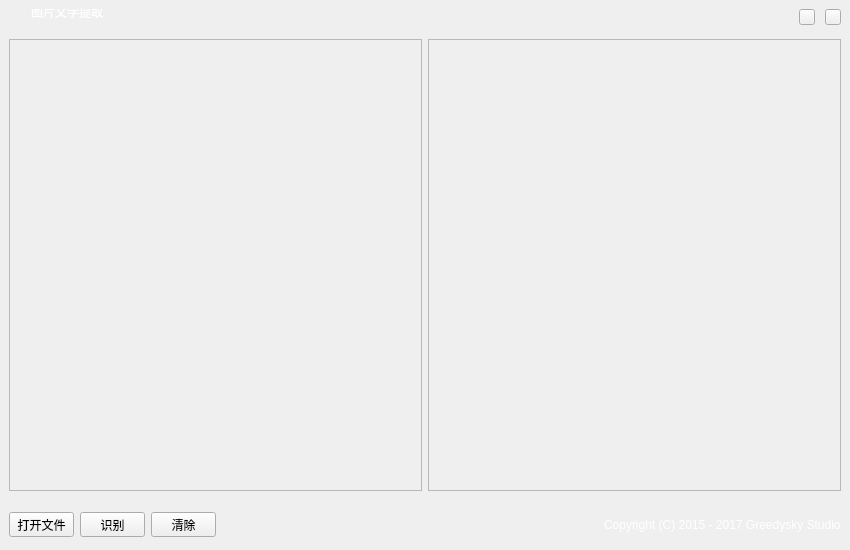
<?xml version="1.0" encoding="UTF-8"?>
<ui version="4.0">
 <class>OCRApplication</class>
 <widget class="QWidget" name="OCRApplication">
  <property name="geometry">
   <rect>
    <x>0</x>
    <y>0</y>
    <width>850</width>
    <height>550</height>
   </rect>
  </property>
  <property name="windowTitle">
   <string>TTKOCR</string>
  </property>
  <layout class="QHBoxLayout" name="horizontalLayout_2">
   <property name="spacing">
    <number>0</number>
   </property>
   <property name="leftMargin">
    <number>0</number>
   </property>
   <property name="topMargin">
    <number>0</number>
   </property>
   <property name="rightMargin">
    <number>0</number>
   </property>
   <property name="bottomMargin">
    <number>0</number>
   </property>
   <item>
    <widget class="QLabel" name="background">
     <layout class="QVBoxLayout" name="verticalLayout">
      <property name="spacing">
       <number>0</number>
      </property>
      <property name="leftMargin">
       <number>0</number>
      </property>
      <property name="topMargin">
       <number>0</number>
      </property>
      <property name="rightMargin">
       <number>0</number>
      </property>
      <property name="bottomMargin">
       <number>0</number>
      </property>
      <item>
       <widget class="QWidget" name="topWidget" native="true">
        <property name="minimumSize">
         <size>
          <width>0</width>
          <height>30</height>
         </size>
        </property>
        <property name="maximumSize">
         <size>
          <width>16777215</width>
          <height>30</height>
         </size>
        </property>
        <layout class="QHBoxLayout" name="horizontalLayout">
         <property name="spacing">
          <number>10</number>
         </property>
         <item>
          <widget class="QLabel" name="iconLabel">
           <property name="minimumSize">
            <size>
             <width>12</width>
             <height>12</height>
            </size>
           </property>
           <property name="maximumSize">
            <size>
             <width>12</width>
             <height>12</height>
            </size>
           </property>
          </widget>
         </item>
         <item>
          <widget class="QLabel" name="label">
           <property name="styleSheet">
            <string notr="true">color:white</string>
           </property>
           <property name="text">
            <string>图片文字提取</string>
           </property>
           <property name="alignment">
            <set>Qt::AlignBottom|Qt::AlignLeading|Qt::AlignLeft</set>
           </property>
          </widget>
         </item>
         <item>
          <spacer name="horizontalSpacer">
           <property name="orientation">
            <enum>Qt::Horizontal</enum>
           </property>
           <property name="sizeHint" stdset="0">
            <size>
             <width>40</width>
             <height>20</height>
            </size>
           </property>
          </spacer>
         </item>
         <item>
          <widget class="QToolButton" name="minButton">
           <property name="minimumSize">
            <size>
             <width>16</width>
             <height>16</height>
            </size>
           </property>
           <property name="maximumSize">
            <size>
             <width>16</width>
             <height>16</height>
            </size>
           </property>
           <property name="cursor">
            <cursorShape>PointingHandCursor</cursorShape>
           </property>
           <property name="text">
            <string/>
           </property>
          </widget>
         </item>
         <item>
          <widget class="QToolButton" name="closeButton">
           <property name="minimumSize">
            <size>
             <width>16</width>
             <height>16</height>
            </size>
           </property>
           <property name="maximumSize">
            <size>
             <width>16</width>
             <height>16</height>
            </size>
           </property>
           <property name="cursor">
            <cursorShape>PointingHandCursor</cursorShape>
           </property>
           <property name="text">
            <string/>
           </property>
          </widget>
         </item>
        </layout>
       </widget>
      </item>
      <item>
       <widget class="QWidget" name="centerWidget" native="true">
        <layout class="QHBoxLayout" name="horizontalLayout_4">
         <item>
          <widget class="QScrollArea" name="pixScrollArea">
           <property name="widgetResizable">
            <bool>true</bool>
           </property>
           <widget class="QWidget" name="pixScrollAreaWidget">
            <property name="geometry">
             <rect>
              <x>0</x>
              <y>0</y>
              <width>411</width>
              <height>450</height>
             </rect>
            </property>
            <layout class="QVBoxLayout" name="pixScrollAreaWidgetLayout">
             <property name="spacing">
              <number>10</number>
             </property>
             <property name="leftMargin">
              <number>0</number>
             </property>
             <property name="topMargin">
              <number>0</number>
             </property>
             <property name="rightMargin">
              <number>0</number>
             </property>
             <property name="bottomMargin">
              <number>0</number>
             </property>
            </layout>
           </widget>
          </widget>
         </item>
         <item>
          <widget class="QScrollArea" name="textScrollArea">
           <property name="widgetResizable">
            <bool>true</bool>
           </property>
           <widget class="QLabel" name="textScrollAreaWidget">
            <property name="geometry">
             <rect>
              <x>0</x>
              <y>0</y>
              <width>411</width>
              <height>450</height>
             </rect>
            </property>
            <widget class="OCRGifLabelWidget" name="stateLabel">
             <property name="geometry">
              <rect>
               <x>177</x>
               <y>185</y>
               <width>58</width>
               <height>58</height>
              </rect>
             </property>
            </widget>
           </widget>
          </widget>
         </item>
        </layout>
       </widget>
      </item>
      <item>
       <widget class="QWidget" name="bottomWidget" native="true">
        <property name="minimumSize">
         <size>
          <width>0</width>
          <height>50</height>
         </size>
        </property>
        <property name="maximumSize">
         <size>
          <width>16777215</width>
          <height>50</height>
         </size>
        </property>
        <layout class="QHBoxLayout" name="horizontalLayout_3">
         <item>
          <widget class="QPushButton" name="openButton">
           <property name="minimumSize">
            <size>
             <width>65</width>
             <height>25</height>
            </size>
           </property>
           <property name="maximumSize">
            <size>
             <width>65</width>
             <height>25</height>
            </size>
           </property>
           <property name="cursor">
            <cursorShape>PointingHandCursor</cursorShape>
           </property>
           <property name="text">
            <string>打开文件</string>
           </property>
          </widget>
         </item>
         <item>
          <widget class="QPushButton" name="startButton">
           <property name="minimumSize">
            <size>
             <width>65</width>
             <height>25</height>
            </size>
           </property>
           <property name="maximumSize">
            <size>
             <width>65</width>
             <height>25</height>
            </size>
           </property>
           <property name="cursor">
            <cursorShape>PointingHandCursor</cursorShape>
           </property>
           <property name="text">
            <string>识别</string>
           </property>
          </widget>
         </item>
         <item>
          <widget class="QPushButton" name="clearButton">
           <property name="minimumSize">
            <size>
             <width>65</width>
             <height>25</height>
            </size>
           </property>
           <property name="maximumSize">
            <size>
             <width>65</width>
             <height>25</height>
            </size>
           </property>
           <property name="cursor">
            <cursorShape>PointingHandCursor</cursorShape>
           </property>
           <property name="text">
            <string>清除</string>
           </property>
          </widget>
         </item>
         <item>
          <spacer name="horizontalSpacer_2">
           <property name="orientation">
            <enum>Qt::Horizontal</enum>
           </property>
           <property name="sizeHint" stdset="0">
            <size>
             <width>667</width>
             <height>20</height>
            </size>
           </property>
          </spacer>
         </item>
         <item>
          <widget class="QLabel" name="label_2">
           <property name="styleSheet">
            <string notr="true">color:white</string>
           </property>
           <property name="text">
            <string>Copyright (C) 2015 - 2017 Greedysky Studio</string>
           </property>
          </widget>
         </item>
        </layout>
       </widget>
      </item>
     </layout>
    </widget>
   </item>
  </layout>
 </widget>
 <customwidgets>
  <customwidget>
   <class>OCRGifLabelWidget</class>
   <extends>QLabel</extends>
   <header>ocrgiflabelwidget.h</header>
  </customwidget>
 </customwidgets>
 <resources/>
 <connections/>
</ui>
